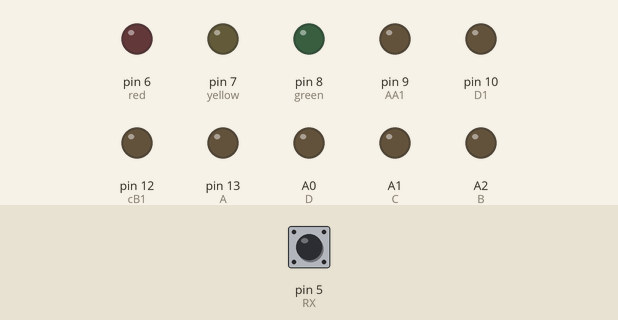
Bench run of a sketch on a simulated Arduino Uno, built with avr-gcc and run on an emulated ATmega328P. Parts: output pins drawn as LEDs (lit = HIGH). Inputs (shaded band) come from the test bench; at power-on: pin 5 (RX) HIGH. Pins used as bus, display or sensor lines are not drawn.

Above: at 4.2 s.
4.3 s: pin 5 (RX) pulled LOW for 0.15 s
At 4.9 s:
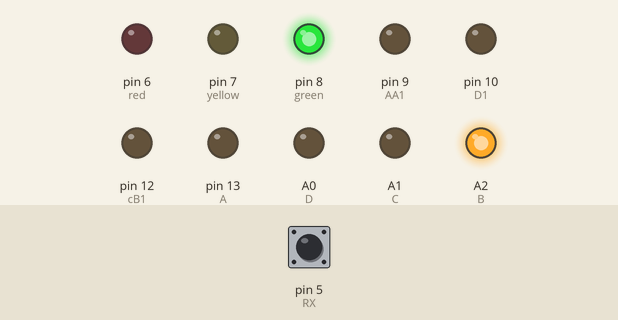
At 5.6 s:
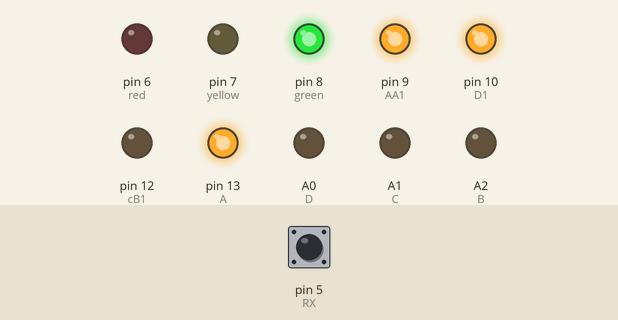
Timing chart, 0 to 22.4 s (numbered marks = the images above; inputs shaded):
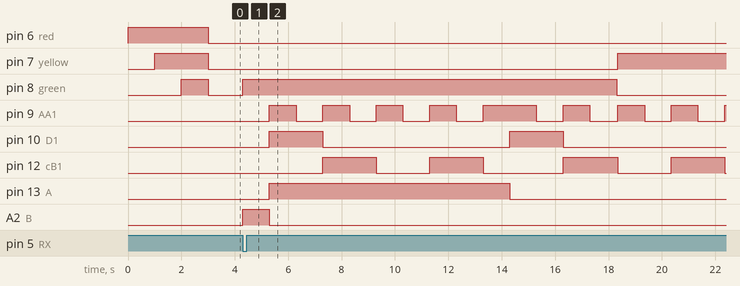

Measured:
- after the input at 4.3 s, pin 7 (yellow): LOW → HIGH after 14.1 s; pin 8 (green): LOW → HIGH at once, → LOW 14.0 s later

The sketch:

Traffic_system_slave2.ino
```cpp
int a=0;
int aa=0;
int z=0;
int c=0;
int y=0;
int a2=0;
int num=0;
int num1=0;
int a1=0;
int c1=0;

const int A=13;
const int B=A2;
const int C=A1;
const int D=A0;

const int AA1=9;
const int cB1=12;
const int C1=11;
const int D1=10;

const int red = 6;
const int yellow = 7;
const int green = 8;
const int TX = 4;
const int TX1 = 1;
const int RX = 5;
const int alert = 3;

void setup() {
  // put your setup code here, to run once:
pinMode(A, OUTPUT);
pinMode(B, OUTPUT);
pinMode(C, OUTPUT);
pinMode(D, OUTPUT);
pinMode(AA1, OUTPUT);
pinMode(cB1, OUTPUT);
pinMode(C1, OUTPUT);
pinMode(D1, OUTPUT);

pinMode(red, OUTPUT);
pinMode(yellow, OUTPUT);
pinMode(green, OUTPUT);
pinMode(TX, OUTPUT);
pinMode(TX1, OUTPUT);

pinMode(alert, INPUT);
pinMode(RX, INPUT);

digitalWrite(RX, HIGH);
digitalWrite(TX, HIGH);
digitalWrite(TX1, HIGH);

digitalWrite(A, LOW);
digitalWrite(B, LOW);
digitalWrite(C, LOW);
digitalWrite(D, LOW);
digitalWrite(AA1, LOW);
digitalWrite(cB1, LOW);
digitalWrite(C1, LOW);
digitalWrite(D1, LOW);

digitalWrite(red, HIGH);
delay(1000);
digitalWrite(yellow, HIGH);
delay(1000);
digitalWrite(green, HIGH);
delay(1000);
digitalWrite(red, LOW);
digitalWrite(yellow, LOW);
digitalWrite(green, LOW);
}

void loop() {
  // put your main code here, to run repeatedly:
a=digitalRead(RX);
if(a==0){
uche();
if (c1==1){
digitalWrite(TX, LOW);
delay(1000);
digitalWrite(TX, HIGH);
}
if (c1==2){
digitalWrite(TX1, LOW);
delay(1000);
digitalWrite(TX1, HIGH);
}

}

}// loop end

void uche(){
  if(aa==0)
  {
    digitalWrite(red, LOW);
    digitalWrite(green, HIGH);
    num=0;
    num1=0;
    c=1;// to read presence of car
    a2=1;
    run();
    aa=1;// to enter else
    z=0;
  }

  else{
    digitalWrite(red, LOW);
    digitalWrite(green, HIGH);
    //delay(100);
    //digitalWrite(red, HIGH);
    //delay(100);
    //digitalWrite(red, LOW);
    a2=0; // to scan for presence of cars in run ()
    c=0;
    num=0;
    num1=0;
    y=0;
     run();
    z=0;
  }
}// uche

void run(){
  int x=0;
  num=0;
  num1 = 2;
   int pp=0;
   z=0;
  while (x==0){
ads:
   if(c==0)// to read digital input
    a1 = digitalRead(alert);

    digitalWrite(A, bitRead(num1,0));
    digitalWrite(B, bitRead(num1,1));
    digitalWrite(C, bitRead(num1,2));
    digitalWrite(D, bitRead(num1,3));

    digitalWrite(AA1, bitRead(num,0));
    digitalWrite(cB1, bitRead(num,1));
    digitalWrite(C1, bitRead(num,2));
    digitalWrite(D1, bitRead(num,3));

    delay(1000);
    if(pp==0){
      num=9;
      num1=1;
      pp=1;
      z=z+1;
      goto ads;
    }


    z=z+1;
    num=num-1;
    if(z==10)
    {
      num = 9;
      num1 = 0;
    }

    if(z==(14))
    {
      digitalWrite(green, LOW);
      delay(50);
      digitalWrite(yellow, HIGH);
    }

    if (z==20)
    {
digitalWrite(A, LOW);
digitalWrite(B, LOW);
digitalWrite(C, LOW);
digitalWrite(D, LOW);
digitalWrite(AA1, LOW);
digitalWrite(cB1, LOW);
digitalWrite(C1, LOW);
digitalWrite(D1, LOW);

      digitalWrite(yellow, LOW);
      delay(50);
      digitalWrite(red, HIGH);
      x=1;
      z=0;
    }


     if(a1==1){
      if(a2==0){
          y=y+1;
          if(y==4)
          {
            x=1;

digitalWrite(A, LOW);
digitalWrite(B, LOW);
digitalWrite(C, LOW);
digitalWrite(D, LOW);
digitalWrite(AA1, LOW);
digitalWrite(cB1, LOW);
digitalWrite(C1, LOW);
digitalWrite(D1, LOW);
c1=2;
 digitalWrite(green, LOW);
      delay(50);
      digitalWrite(red, HIGH);
          }// y==4

      }//if a1=1

    }//if a2=0;

    else
    {
      a2=1;
      c=1;
      c1=1;
    }

  }//while x=0
}//run
```
